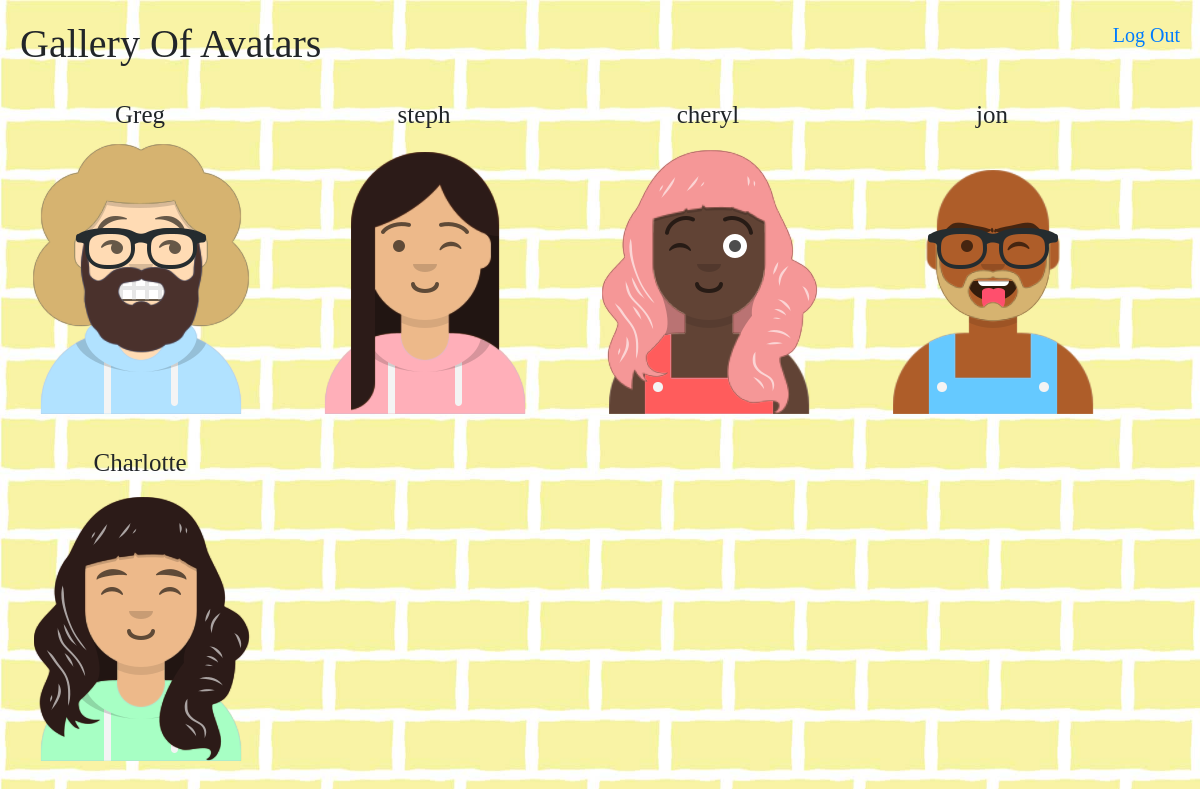
The app's page /gallery (signed in) with its own data.
### tables this page shows
CREATE TABLE avatar_traits (
id INT NOT NULL,
avatar_name TEXT,
skin_color TEXT,
top_type TEXT,
hair_color TEXT,
facial_hair_type TEXT ,
mouth_type TEXT,
eye_type TEXT,
eyebrow_type TEXT,
accessories_type TEXT,
clothe_type TEXT,
clothe_graphic_type TEXT,
catchphrase TEXT, hat_color TEXT, facial_hair_color TEXT, clothe_color TEXT, 
FOREIGN KEY (id) REFERENCES players(id)
);

### application.py (the view)
@app.route("/gallery")
@login_required
def gallery():
    avatar_data = db.execute('SELECT avatar_name, skin_color, top_type, hair_color, facial_hair_type, mouth_type, eye_type, eyebrow_type, accessories_type, clothe_type, clothe_graphic_type, catchphrase, hat_color, facial_hair_color, clothe_color FROM avatar_traits;')
    n = len(avatar_data)
    return render_template('gallery.html', avatar_data=avatar_data, n=n)

### application.py (called while the page is built)
@app.after_request
def after_request(response):
    response.headers["Cache-Control"] = "no-cache, no-store, must-revalidate"
    response.headers["Expires"] = 0
    response.headers["Pragma"] = "no-cache"
    return response

### helpers.py (called while the page is built)
def login_required(f):
    @wraps(f)
    def decorated_function(*args, **kwargs):
        if session.get("user_id") is None:
            return redirect("/login")
        return f(*args, **kwargs)
    return decorated_function

### templates/gallery.html (shortened to what this page needs)
{% extends "layout.html" %}
{% block main %}
    <h1 style='padding: 20px'>Gallery Of Avatars</h1>
    {% for i in range(n) %}
        <div class='avatar_gallery'>
            <div class='avatar_name'>{{ avatar_data[i]['avatar_name'] }}</div>
                <div class='container'>
                    <img class='avatar_png' src='/static/output_{{ i+1 }}_2.png' alt="rendered avatar" height='280' width='280'>
            </div>
            <br>
        </div>
    {% endfor %}
{% endblock %}

### templates/layout.html (shortened to what this page needs)
<!DOCTYPE html>
<html lang="en">
    <head>
        <link rel="stylesheet" href="https://cdn.jsdelivr.net/npm/bootstrap@4.5.3/dist/css/bootstrap.min.css">
        <link href="/static/styles.css" rel="stylesheet">
    </head>
    <body>
        <div class="nav">
            {% if session.user_id %}
                    <ul class="nav-logout">
                        <li class="nav-item"><a href="/logout">Log Out</a></li>
                    </ul>
                {% else %}
                    <ul class="nav-login">
                        <li class="nav-item"><a href="/register">Register</a></li>
                        <li class="nav-item"><a href="/login">Log In</a></li>
                    </ul>
                {% endif %}
        </div>
        <main class="main_content">
            {% block main %}{% endblock %}
        </main>
    </body>
</html>

### static/styles.css (style rules this page uses)
body { background-image: url('light-yellow-brick-wall-background.jpg'); background-repeat: no-repeat; background-attachment: fixed; background-size: 100% 100%; font-family: 'Georgia'; }
.nav { float: right; font-size: 20px; padding: 20px; }
.nav-item { list-style-type: none; }
.avatar_name { font-size: 25px; }
.avatar_png { padding: 0px; }
.container { display: inline-block; width: 280px; text-align: center; padding: 0px; }
.avatar_gallery { text-align: center; padding: 0px; display: inline-block; }

### records on screen
avatar_traits: avatar_name "Greg"
avatar_traits: avatar_name "steph"
avatar_traits: avatar_name "cheryl"
avatar_traits: avatar_name "jon"
avatar_traits: avatar_name "Charlotte"
